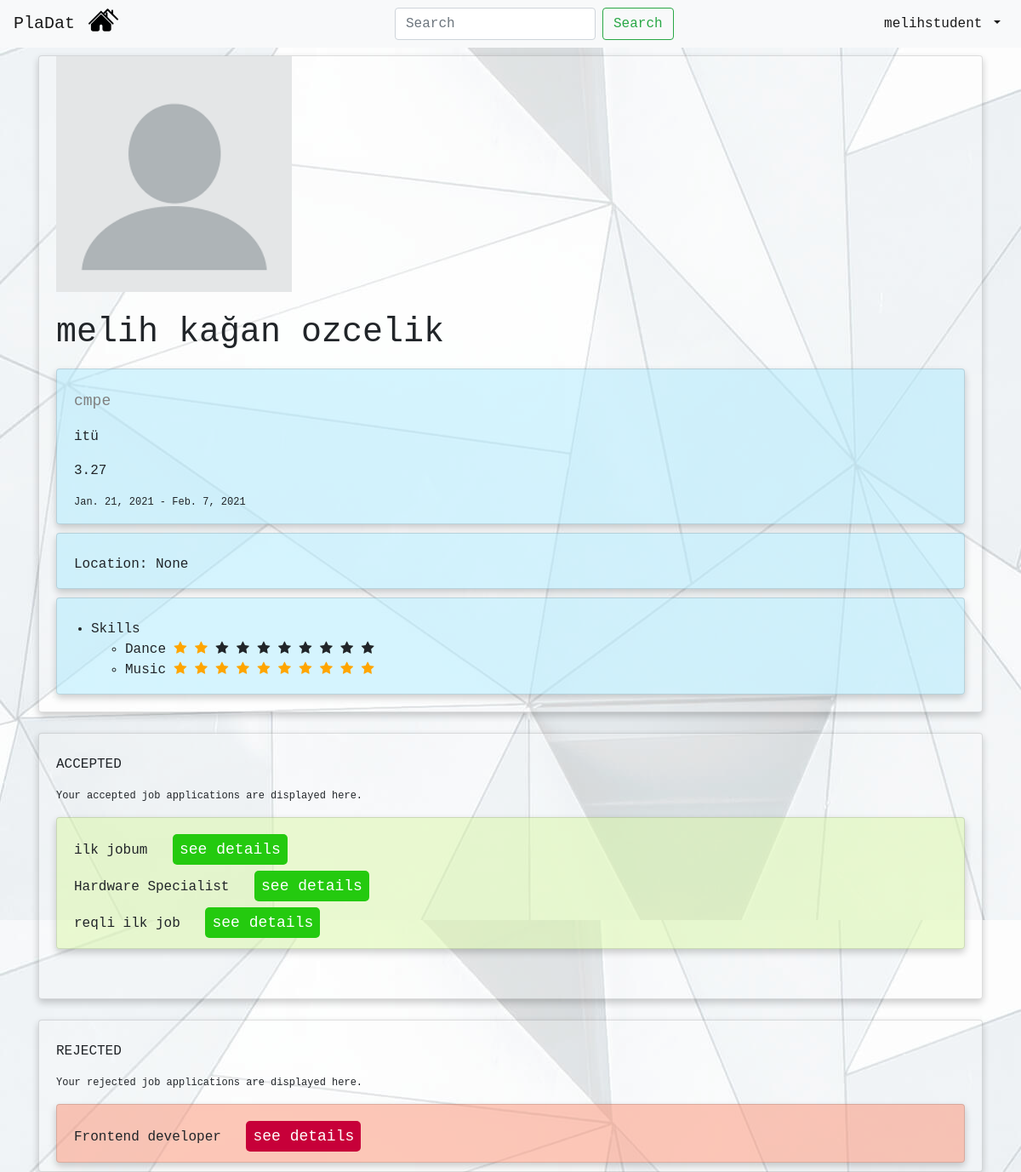
Screenshot of /profile/11/ (signed in) with the database file from the repository.
### mainapp/models.py (models this page shows, shortened)
class Student(models.Model):
    user_id = models.IntegerField(default=None)
    name = models.CharField(max_length=100,default=None)
    surname = models.CharField(max_length=100,default=None)
    school_name = models.CharField(max_length=100,default=None,null=True)
    department = models.CharField(max_length=100,default=None,null=True)
    birth_date = models.DateField(null=True, blank=True)
    start_date = models.DateField(null=True, blank=True)
    end_date = models.DateField(default=None,null=True)
    cgpa = models.FloatField(default=0.0,null=True) #gpa
    e_mail = models.EmailField(default=None,null=True)
    location = models.CharField(max_length=30, default=None, null=True)
    profile_img = models.ImageField(upload_to= user_directory_path, default='student-pp.png' )

class Skill(models.Model):
    skill = models.CharField(max_length=100,default=None)

class Job(models.Model):
    employer = models.ForeignKey(Employer, on_delete=models.CASCADE,default=None) #employer_id
    job_title = models.CharField(max_length=100,default=None)
    job_description = models.CharField(max_length=100,default=None) #description
    publish_time = models.DateTimeField(auto_now_add=True, blank=True)
    due_date = models.DateField(default=None,null=True)
    req_departments = models.CharField(max_length=100,default=None,null=True)

### mainapp/views.py (the view, shortened to what this page needs)
# urls.py: path('profile/<int:userid>/', views.view_self_profile, name='view_self_profile'), # returns employer and student profile
@login_required
def view_self_profile(request, userid):
    current_user = request.user
    if Student.objects.filter(user_id=userid).count()==1:
        student = Student.objects.get(user_id=userid)
        students_skill_total = get_skill_rate_zipped_student(student)
        is_users_profile = (current_user.id == student.user_id) # check if profile is user's profile
        accepted_applications = Application.objects.filter(student_id=student.id, is_accepted=2)
        accepted_applications_jobs = []
        for item in accepted_applications:
            accepted_applications_jobs.append(Job.objects.get(id = item.job_id))
        declined_applications = Application.objects.filter(student_id=student.id, is_accepted=1)
        declined_applications_jobs = []
        for item in declined_applications:
            declined_applications_jobs.append(Job.objects.get(id = item.job_id))
        return render(request, "profile.html", {"student": student,
                                                "students_skill_total": students_skill_total,
                                                "accepted_applications_jobs": accepted_applications_jobs,
                                                "declined_applications_jobs": declined_applications_jobs,
                                                "is_users_profile": is_users_profile})

### mainapp/utils.py (called while the page is built)
def get_skill_rate_zipped_student(student):
    students_skill = StudentSkill.objects.filter(student_id=student.id)
    students_skill_list = []
    students_rate_list = []
    for item in students_skill:
        students_skill_list.append(Skill.objects.get(id=item.skill_id).skill)
        students_rate_list.append(item.rate)
    students_skill_total = zip(students_skill_list, students_rate_list)
    return students_skill_total

### mainapp/templates/profile.html (shortened to what this page needs)
{% extends 'navbar.html' %}
{% block content %}
<!DOCTYPE html>
<html lang="en">
<head>
    {% load static %}
    <link href="{% static "main.css" %}" rel="stylesheet" />
    <link rel="stylesheet" href="https://maxcdn.bootstrapcdn.com/bootstrap/4.0.0/css/bootstrap.min.css">
    <link rel="stylesheet" href="https://cdnjs.cloudflare.com/ajax/libs/font-awesome/4.7.0/css/font-awesome.min.css">
</head>
<body>
    <div class="card" style="margin: auto">
        <img src="{{ student.profile_img.url }}" alt="John" style="width:25%; margin-left: 20px">
        <br>
        <h1 style="margin-left: 20px">{{student.name}}  {{student.surname}}</h1>
        <div class="card" style="background-color:rgba(172, 234, 253, 0.5); margin-left:20px; margin-top:10px; margin-right:20px">
            <br>
            <p class="major"> {{student.department}} </p>
            <p> {{student.school_name}} </p>
            {% if student.cgpa != 0.0 %}
            <p> {{student.cgpa}} </p>
            {% endif %}
            {% if student.start_date %}
            {% if student.end_date %}
            <p style="font-size: 12px"> {{student.start_date}} - {{student.end_date}} </p>
            {% endif %}
            {% endif %}
        </div>
        <div class="card" style="background-color:rgba(172, 234, 253, 0.5); margin-left:20px; margin-top:10px; margin-right:20px">
            <br>
            {% if student.location %}
            <p> Location: {{student.location}} </p>
            {% endif %}
        </div>
        <div class="card" style="background-color:rgba(172, 234, 253, 0.5); margin-left:20px; margin-top:10px; margin-right:20px; margin-bottom:20px">
            <br>
            <ul >
                <li> Skills </li>
                    <ul >
                      {% for skill,rate in students_skill_total %}
                        <li> {{skill}}
                          {% for i in '0123456789'|make_list %}
                          {% if forloop.counter <= rate %}
                          <span class="fa fa-star checked"></span>
                          {% else %}
                          <span class="fa fa-star"></span>
                          {% endif %}
                          {% endfor %}
                        </li>
                      {% endfor %}
                    </ul>
            </ul>
        </div>
  </div>
    <br>
    <div class="card" style="background-color:">
        <br>
        {% if is_users_profile %}
          <p>ACCEPTED</p>
            <p style="font-size:12px"> Your accepted job applications are displayed here. </p>
        <div class="card" style="margin-left:20px; margin-right:20px; margin-bottom:10px; background-color:rgba(218, 247, 166, 0.5)">
            <br>
          {% for item in accepted_applications_jobs %}
            <p> {{item.job_title}}
          <a href="{% url 'see_details' jobid=item.id %}" style="margin-left:20px; border-radius: 5px; outline: 0; display: inline; padding: 8px;
      color: white; background-color: #24CA0F; text-align: center; cursor: pointer; font-size: 18px; width:10%"> see details </a>
            </p>
          {% endfor %}
        {% endif %}
        </div>
      <br><br>
    </div>
    <br>
    <div class="card" >
        <br>
        {% if is_users_profile %}
          <p>REJECTED</p>
            <p style="font-size:12px"> Your rejected job applications are displayed here. </p>
            <div class="card" style="margin-left:20px; margin-right:20px; margin-bottom:10px; background-color:rgba(252, 144, 114, 0.5)">
                <br>
              {% for item in declined_applications_jobs %}
                <p> {{item.job_title}}
              <a href="{% url 'see_details' jobid=item.id %}" style="margin-left:20px; border-radius: 5px; outline: 0; display: inline; padding: 8px;
      color: white; background-color: #C70039 ; text-align: center; cursor: pointer; font-size: 18px; width:10%"> see details </a>
                </p>
                {% endfor %}
                {% endif %}
            </div>
    </div>
</body>
</html>
{% endblock %}

### mainapp/templates/navbar.html (shortened to what this page needs)
<!doctype html>
<html lang="en">
  <head>
    {% load static %}
    <link rel="stylesheet" href="https://maxcdn.bootstrapcdn.com/bootstrap/4.0.0/css/bootstrap.min.css">
  </head>
  <body>
    <nav class="navbar navbar-expand-sm navbar-light bg-light fixed-top ">
        <a href="#" class="navbar-brand">PlaDat</a>
        <div class="navbar-collapse collapse w-100 order-1 order-md-0 dual-collapse2">
            <ul class="navbar-nav mr-auto">
                <li class="nav-item">
                    <a href="{% url 'index' %}"> <img style="width:35px; margin-top: -10px; margin-left: -1%;" src="{% static "two-houses.svg" %}"> </a>
                </li>
            </ul>
        </div>
        <div class="navbar-collapse collapse w-100 order-1 order-md-0 dual-collapse2">
          <form class="form-inline my-2 my-lg-0 ">
            <input class="form-control mr-sm-2 " type="search" placeholder="Search" aria-label="Search">
            <button class="btn btn-outline-success my-2 my-sm-0 " href="#" type="submit">Search</button>
          </form>
        </div>
        <div class="navbar-collapse collapse w-100 order-3 dual-collapse2">
            <ul class="navbar-nav ml-auto">
                <li class="nav-item dropdown">
                    <a class="nav-link dropdown-toggle active" href="#" id="navbarDropdown" role="button" data-toggle="dropdown" aria-haspopup="true" aria-expanded="false">
                      {{ user.username }}
                      </a>
                </li>
            </ul>
          </div>
    </nav>
    <div class="container">
      {% block content %}
      {% endblock %}
    </div>
    </body>
</html>

### mainapp/static/main.css (style rules this page uses)
* { box-sizing: border-box; }
body { font: 16px Arial; }
input { border-radius: 5px; border: 1px solid #D5D8DC; background-color: #f1f1f1; padding: 6px; font-size: 16px; }

### mainapp/templates/navbar.html (style rules this page uses)
* { font-family: "Lucida Console", "Courier New", monospace; }
.navbar { max-height: 65px; }

### rows the page displays
Student: profile_img (picture), name "melih kağan", surname "ozcelik", department "cmpe", school_name "itü", cgpa "3.27", start_date "Jan. 21, 2021", end_date "Feb. 7, 2021", location "None"
Skill: students_skill_total "Dance"
Skill: students_skill_total "Music"
Job: job_title "ilk jobum"
Job: job_title "Hardware Specialist"
Job: job_title "reqli ilk job"
Job: job_title "Frontend developer"

### other values shown
{{ user.username }} "melihstudent"
